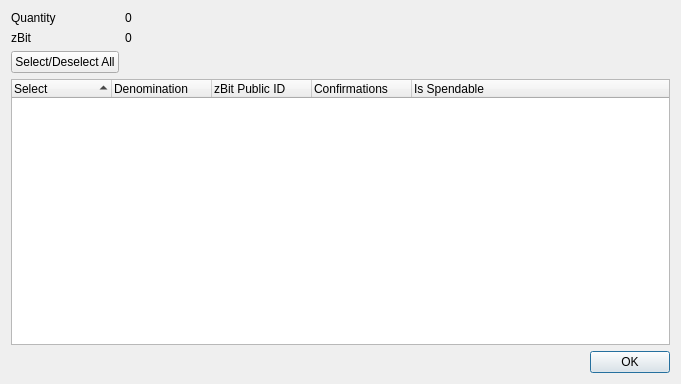
<?xml version="1.0" encoding="UTF-8"?>
<ui version="4.0">
 <class>ZBitControlDialog</class>
 <widget class="QDialog" name="ZBitControlDialog">
  <property name="geometry">
   <rect>
    <x>0</x>
    <y>0</y>
    <width>681</width>
    <height>384</height>
   </rect>
  </property>
  <property name="minimumSize">
   <size>
    <width>681</width>
    <height>384</height>
   </size>
  </property>
  <property name="windowTitle">
   <string>Select zBit to Spend</string>
  </property>
  <layout class="QGridLayout" name="gridLayout">
   <item row="0" column="0">
    <layout class="QFormLayout" name="formLayout">
     <property name="sizeConstraint">
      <enum>QLayout::SetDefaultConstraint</enum>
     </property>
     <item row="0" column="0">
      <widget class="QLabel" name="labelQuantity">
       <property name="text">
        <string>Quantity</string>
       </property>
      </widget>
     </item>
     <item row="0" column="1">
      <widget class="QLabel" name="labelQuantity_int">
       <property name="text">
        <string>0</string>
       </property>
      </widget>
     </item>
     <item row="1" column="0">
      <widget class="QLabel" name="labelZBit">
       <property name="text">
        <string>zBit</string>
       </property>
      </widget>
     </item>
     <item row="1" column="1">
      <widget class="QLabel" name="labelZBit_int">
       <property name="text">
        <string>0</string>
       </property>
      </widget>
     </item>
     <item row="2" column="0">
      <widget class="QPushButton" name="pushButtonAll">
       <property name="text">
        <string>Select/Deselect All</string>
       </property>
      </widget>
     </item>
    </layout>
   </item>
   <item row="1" column="0">
    <layout class="QVBoxLayout" name="verticalLayout">
     <item>
      <widget class="QTreeWidget" name="treeWidget">
       <property name="minimumSize">
        <size>
         <width>0</width>
         <height>250</height>
        </size>
       </property>
       <property name="alternatingRowColors">
        <bool>true</bool>
       </property>
       <property name="sortingEnabled">
        <bool>true</bool>
       </property>
       <property name="columnCount">
        <number>5</number>
       </property>
       <attribute name="headerDefaultSectionSize">
        <number>100</number>
       </attribute>
       <column>
        <property name="text">
         <string notr="true">Select</string>
        </property>
       </column>
       <column>
        <property name="text">
         <string notr="true">Denomination</string>
        </property>
       </column>
       <column>
        <property name="text">
         <string notr="true">zBit Public ID</string>
        </property>
       </column>
       <column>
        <property name="text">
         <string notr="true">Confirmations</string>
        </property>
       </column>
       <column>
        <property name="text">
         <string>Is Spendable</string>
        </property>
       </column>
      </widget>
     </item>
     <item>
      <widget class="QDialogButtonBox" name="buttonBox">
       <property name="orientation">
        <enum>Qt::Horizontal</enum>
       </property>
       <property name="standardButtons">
        <set>QDialogButtonBox::Ok</set>
       </property>
      </widget>
     </item>
    </layout>
   </item>
  </layout>
 </widget>
 <resources/>
 <connections>
  <connection>
   <sender>buttonBox</sender>
   <signal>accepted()</signal>
   <receiver>ZBitControlDialog</receiver>
   <slot>accept()</slot>
   <hints>
    <hint type="sourcelabel">
     <x>248</x>
     <y>254</y>
    </hint>
    <hint type="destinationlabel">
     <x>157</x>
     <y>274</y>
    </hint>
   </hints>
  </connection>
  <connection>
   <sender>buttonBox</sender>
   <signal>rejected()</signal>
   <receiver>ZBitControlDialog</receiver>
   <slot>reject()</slot>
   <hints>
    <hint type="sourcelabel">
     <x>316</x>
     <y>260</y>
    </hint>
    <hint type="destinationlabel">
     <x>286</x>
     <y>274</y>
    </hint>
   </hints>
  </connection>
 </connections>
</ui>
